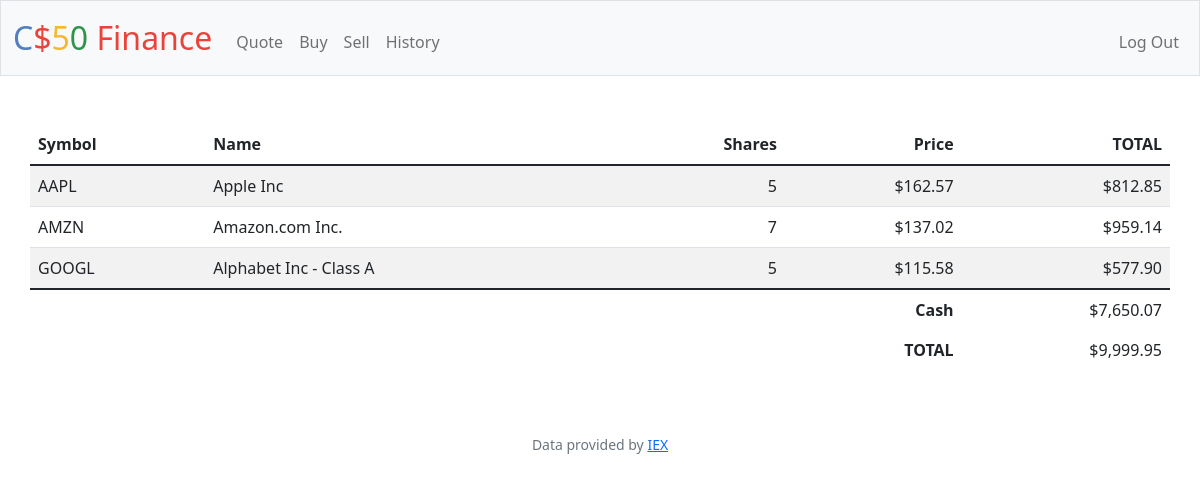
The page / (signed in) on the database its author committed.
### tables this page shows
CREATE TABLE stockTransactions (
            id INTEGER PRIMARY KEY AUTOINCREMENT NOT NULL,
            stockSymbol TEXT NOT NULL,
            stockName TEXT NOT NULL,
            stockPrice NUMERIC NOT NULL,
            shareQty REAL NOT NULL,
            historyId INTEGER,
            ownerId INTEGER,
            FOREIGN KEY (historyId) REFERENCES transactionHistories (id),
            FOREIGN KEY (ownerId) REFERENCES users (id)

        );

CREATE TABLE users (id INTEGER PRIMARY KEY AUTOINCREMENT NOT NULL, username TEXT NOT NULL, hash TEXT NOT NULL, cash NUMERIC NOT NULL DEFAULT 10000.00);

### app.py (the view)
@app.route("/")
@login_required
def index():
    table_exists = db.execute('SELECT name FROM sqlite_master WHERE name = "stockTransactions" AND type="table";')
    if not table_exists:
        create_table(db)
    stocks = db.execute(
        'SELECT *, SUM(stockPrice * shareQty) AS stockValue FROM stockTransactions WHERE ownerId = ? GROUP BY stockSymbol HAVING shareQty > 0', session['user_id'])
    sharesValue = sum([t['stockValue']for t in stocks])
    cash = db.execute('SELECT cash FROM users WHERE users.id == ?',
                        session['user_id'])[0]['cash']
    return render_template('index.html', usd=usd, stocks=stocks, int_format=int_format, user_cash=cash, stock_value=sharesValue)

### app.py (called while the page is built)
@app.after_request
def after_request(response):
    response.headers["Cache-Control"] = "no-cache, no-store, must-revalidate"
    response.headers["Expires"] = 0
    response.headers["Pragma"] = "no-cache"
    return response

### helpers.py (called while the page is built)
def login_required(f):
    @wraps(f)
    def decorated_function(*args, **kwargs):
        if session.get("user_id") is None:
            return redirect("/login")
        return f(*args, **kwargs)
    return decorated_function

def usd(value):
    return f"${value:,.2f}"

### templates/index.html
{% extends "layout.html" %} {% block title %} Home {% endblock %} {% block main
%}
<table class="table table-striped container">
  <thead>
    <tr>
      <th class="text-start">Symbol</th>
      <th class="text-start">Name</th>
      <th class="text-end">Shares</th>
      <th class="text-end">Price</th>
      <th class="text-end">TOTAL</th>
    </tr>
  </thead>
  <tbody>
    {% for stock in stocks %}
    <tr>
      <td class="text-start">{{stock.stockSymbol}}</td>
      <td class="text-start">{{stock.stockName }}</td>
      <td class="text-end">{{ stock.shareQty | int }}</td>
      <td class="text-end">{{stock.stockPrice | usd}}</td>
      <td class="text-end">{{stock.stockValue | usd}}</td>
    </tr>
    {% endfor %}
  </tbody>
  <tfoot>
    <tr>
      <td class="border-0 fw-bold text-end" colspan="4">Cash</td>
      <td  class="border-0  text-end">{{user_cash | usd}}</td>
    </tr>
    <tr>
      <td class="border-0 fw-bold text-end" colspan="4">TOTAL</td>
      <td  class="border-0 text-end">{{(user_cash + stock_value) | usd }}</td>
    </tr>
  </tfoot>
</table>
{% endblock %}

### templates/layout.html (shortened to what this page needs)
<!DOCTYPE html>
<html lang="en">
    <head>
        <link href="https://cdn.jsdelivr.net/npm/bootstrap@5.1.3/dist/css/bootstrap.min.css" rel="stylesheet">
        <link href="/static/styles.css" rel="stylesheet">
    </head>
    <body>
        <nav class="bg-light border navbar navbar-expand-md navbar-light">
            <div class="container-fluid">
                <a class="navbar-brand" href="/"><span class="blue">C</span><span class="red">$</span><span class="yellow">5</span><span class="green">0</span> <span class="red">Finance</span></a>
                <div class="collapse navbar-collapse" id="navbar">
                    {% if session["user_id"] %}
                        <ul class="navbar-nav me-auto mt-2">
                            <li class="nav-item"><a class="nav-link" href="/quote">Quote</a></li>
                            <li class="nav-item"><a class="nav-link" href="/buy">Buy</a></li>
                            <li class="nav-item"><a class="nav-link" href="/sell">Sell</a></li>
                            <li class="nav-item"><a class="nav-link" href="/history">History</a></li>
                        </ul>
                        <ul class="navbar-nav ms-auto mt-2">
                            <li class="nav-item"><a class="nav-link" href="/logout">Log Out</a></li>
                        </ul>
                    {% else %}
                        <ul class="navbar-nav ms-auto mt-2">
                            <li class="nav-item"><a class="nav-link" href="/register">Register</a></li>
                            <li class="nav-item"><a class="nav-link" href="/login">Log In</a></li>
                        </ul>
                    {% endif %}
                </div>
            </div>
        </nav>
        <main class="container-fluid py-5 text-center">
            {% block main %}{% endblock %}
        </main>
        <footer class="mb-5 small text-center text-muted">
            Data provided by <a href="https://iexcloud.io/">IEX</a>
        </footer>
    </body>
</html>

### static/styles.css (style rules this page uses)
nav .navbar-brand { font-size: xx-large; }
nav .navbar-brand .blue { color: #537fbe; }
nav .navbar-brand .red { color: #ea433b; }
nav .navbar-brand .yellow { color: #f5b82e; }
nav .navbar-brand .green { color: #2e944b; }

### rows shown on the page
stockTransactions: stockSymbol "AAPL", stockName "Apple Inc", shareQty "5", stockPrice "$162.57", stockValue "$812.85"
stockTransactions: stockSymbol "AMZN", stockName "Amazon.com Inc.", shareQty "7", stockPrice "$137.02", stockValue "$959.14"
stockTransactions: stockSymbol "GOOGL", stockName "Alphabet Inc - Class A", shareQty "5", stockPrice "$115.58", stockValue "$577.90"
users: cash "$7,650.07", (user_cash+stock_value)|usd "$9,999.95"
